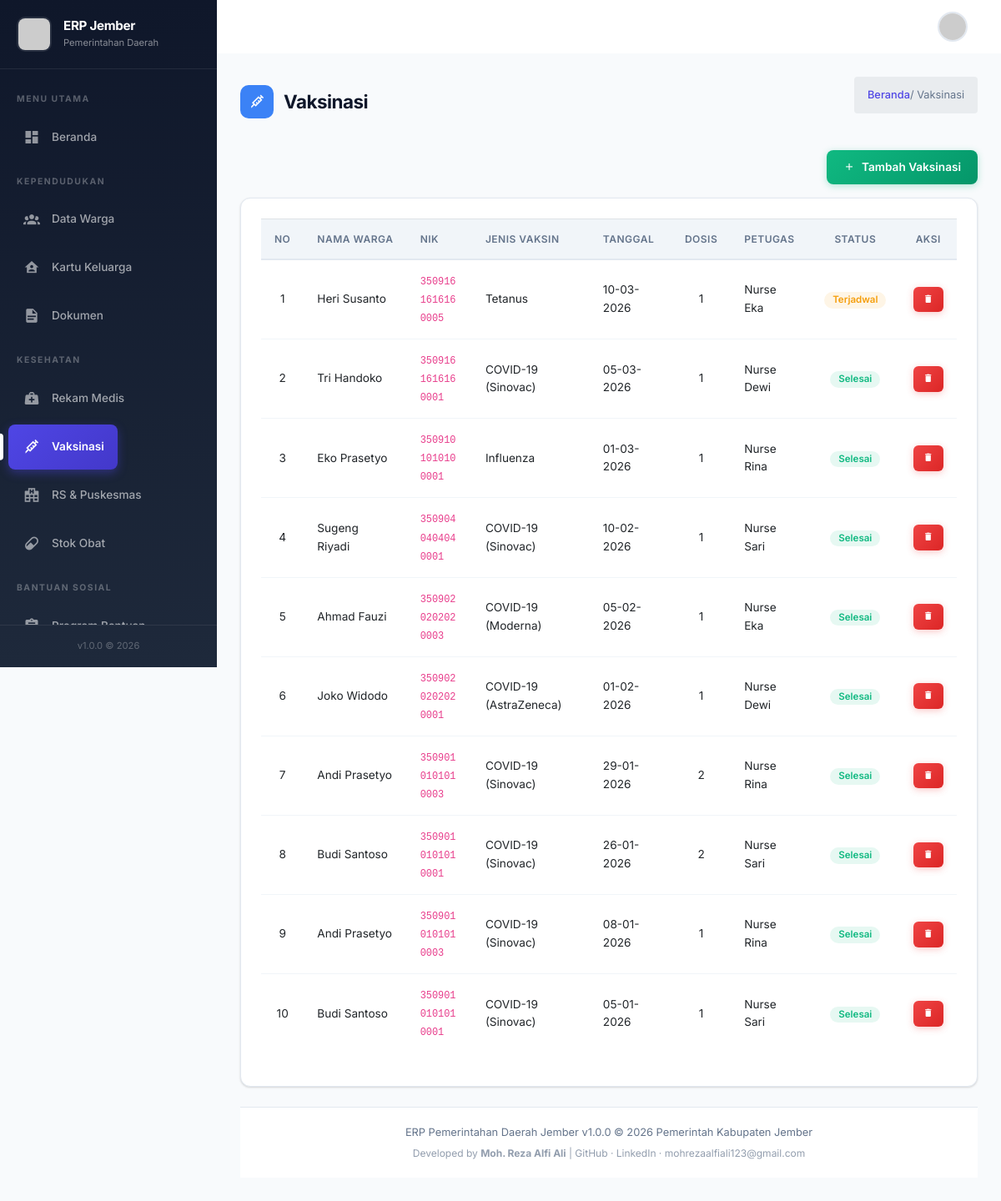
The app's page /modul/kesehatan/vaksinasi.php (signed in) with its own data.
### tables this page shows
CREATE TABLE `tbl_vaksinasi` (
  `id` int(11) NOT NULL,
  `warga_id` int(11) NOT NULL,
  `jenis_vaksin` varchar(50) NOT NULL,
  `tanggal_vaksinasi` date NOT NULL,
  `dosis` int(11) DEFAULT 1,
  `petugas` varchar(100) DEFAULT NULL,
  `lokasi` varchar(100) DEFAULT NULL,
  `reaksi` varchar(255) DEFAULT NULL,
  `status` enum('Terjadwal','Selesai','Batal','Tunda') DEFAULT 'Terjadwal',
  `created_at` timestamp NOT NULL DEFAULT current_timestamp()
);

CREATE TABLE `tbl_warga` (
  `id` int(11) NOT NULL,
  `nik` varchar(16) NOT NULL,
  `nama_lengkap` varchar(100) NOT NULL,
  `tempat_lahir` varchar(100) DEFAULT NULL,
  `tanggal_lahir` date DEFAULT NULL,
  `jenis_kelamin` enum('Laki-laki','Perempuan') NOT NULL,
  `golongan_darah` enum('A','B','AB','O','-') DEFAULT '-',
  `agama` enum('Islam','Kristen','Katolik','Hindu','Buddha','Konghucu') DEFAULT 'Islam',
  `status_kawin` enum('Belum Kawin','Kawin','Cerai Hidup','Cerai Mati') DEFAULT 'Belum Kawin',
  `pekerjaan` varchar(100) DEFAULT NULL,
  `penghasilan` decimal(15,2) DEFAULT 0.00,
  `alamat_lengkap` text DEFAULT NULL,
  `rt` varchar(5) DEFAULT NULL,
  `rw` varchar(5) DEFAULT NULL,
  `desa_id` int(11) DEFAULT NULL,
  `foto` varchar(255) DEFAULT 'default.jpg',
  `status_aktif` tinyint(4) DEFAULT 1,
  `created_at` timestamp NOT NULL DEFAULT current_timestamp(),
  `updated_at` timestamp NOT NULL DEFAULT current_timestamp() ON UPDATE current_timestamp()
);

### includes/functions.php (called while the page is built, shortened)
<?php
function sanitize($data) {
    return htmlspecialchars(trim($data), ENT_QUOTES, 'UTF-8');
}
function formatDate($date, $format = 'd-m-Y') {
    return date($format, strtotime($date));
}
function paginate($total, $perPage, $currentPage) {
    $totalPages = ceil($total / $perPage);
    $currentPage = max(1, min($currentPage, $totalPages));
    $offset = ($currentPage - 1) * $perPage;
    return [
        'total' => $total,
        'per_page' => $perPage,
        'current_page' => $currentPage,
        'total_pages' => $totalPages,
        'offset' => $offset
    ];
}

### modul/kesehatan/vaksinasi.php (the view, shortened to what this page needs)
<?php
require_once '../../includes/auth.php';
$page = max(1, intval($_GET['page'] ?? 1));
$perPage = 10;
$total = $dbh->query("SELECT COUNT(*) FROM tbl_vaksinasi v JOIN tbl_warga w ON w.id = v.warga_id")->fetchColumn();
$pagination = paginate($total, $perPage, $page);
$stmt = $dbh->prepare("
    SELECT v.*, w.nama_lengkap, w.nik
    FROM tbl_vaksinasi v
    JOIN tbl_warga w ON w.id = v.warga_id
    ORDER BY v.tanggal_vaksinasi DESC
    LIMIT :limit OFFSET :offset
");
$stmt->bindValue(':limit', $perPage, PDO::PARAM_INT);
$stmt->bindValue(':offset', $pagination['offset'], PDO::PARAM_INT);
$stmt->execute();
$vaksinList = $stmt->fetchAll();
?>
<!DOCTYPE html>
<html lang="id">
<?php include '../../includes/head.php'; ?>
<body>
    <?php include '../../includes/header.php'; ?>
    <?php include '../../includes/sidebar.php'; ?>
    <div class="app-main">
        <div class="page-header">
            <h3>
                <span class="icon bg-info"><i class="mdi mdi-needle"></i></span>
                Vaksinasi
            </h3>
            <div class="breadcrumb"><a href="../dashboard/index.php">Beranda</a> / Vaksinasi</div>
        </div>
        <div style="display:flex; justify-content:flex-end; margin-bottom:1rem;">
            <button class="btn btn-success" data-toggle="modal" data-target="#modalTambah">
                <i class="mdi mdi-plus"></i> Tambah Vaksinasi
            </button>
        </div>
        <div class="card">
            <div class="card-body">
                <div class="table-responsive">
                    <table class="table">
                        <thead>
                            <tr>
                                <th class="text-center">No</th>
                                <th>Nama Warga</th>
                                <th>NIK</th>
                                <th>Jenis Vaksin</th>
                                <th>Tanggal</th>
                                <th>Dosis</th>
                                <th>Petugas</th>
                                <th class="text-center">Status</th>
                                <th class="text-center">Aksi</th>
                            </tr>
                        </thead>
                        <tbody>
                            <?php $cnt = $pagination['offset'] + 1; foreach ($vaksinList as $row): ?>
                            <tr>
                                <td class="text-center"><?= $cnt++ ?></td>
                                <td><?= sanitize($row->nama_lengkap) ?></td>
                                <td><code><?= sanitize($row->nik) ?></code></td>
                                <td><?= sanitize($row->jenis_vaksin) ?></td>
                                <td><?= formatDate($row->tanggal_vaksinasi) ?></td>
                                <td class="text-center"><?= $row->dosis ?></td>
                                <td><?= sanitize($row->petugas) ?></td>
                                <td class="text-center">
                                    <span class="badge badge-<?= $row->status === 'Selesai' ? 'success' : ($row->status === 'Batal' ? 'danger' : 'warning') ?>">
                                        <?= $row->status ?>
                                    </span>
                                </td>
                                <td class="text-center">
                                    <a href="vaksinasi.php?hapus=<?= $row->id ?>" class="btn btn-danger btn-sm btn-delete"><i class="mdi mdi-delete"></i></a>
                                </td>
                            </tr>
                            <?php endforeach; ?>
                        </tbody>
                    </table>
                </div>
            </div>
        </div>
        <?php include '../../includes/footer.php'; ?>
    </div>
</body>
</html>

### assets/css/style.css (style rules this page uses)
:root { --primary: #4f46e5; --primary-dark: #4338ca; --primary-light: #818cf8; --primary-50: rgba(79,70,229,0.05); --primary-100: rgba(79,70,229,0.1); --success: #10b981; --success-dark: #059669; --warning: #f59e0b; --warning-dark: #d97706; --danger: #ef4444; --danger-dark: #dc2626; --info: #3b82f6; --info-dark: #2563eb; --dark: #0f172a; --dark-secondary: #1e293b; --gray: #64748b; --gray-light: #94a3b8; --gray-100: #f1f5f9; --gray-200: #e2e8f0; --light: #f8fafc; --white: #ffffff; --sidebar-width: 260px; --sidebar-collapsed: 70px; --header-height: 64px; --shadow-xs: 0 1px 2px rgba(0,0,0,0.05); --shadow: 0 1px 3px rgba(0,0,0,0.1), 0 1px 2px rgba(0,0,0,0.06); --shadow-md: 0 4px 6px -1px rgba(0,0,0,0.1), 0 2px 4px -1px rgba(0,0,0,0.06); --shadow-lg: 0 10px 15px -3px rgba(0,0,0,0.1), 0 4px 6px -2px rgba(0,0,0,0.05); --shadow-xl: 0 20px 25px -5px rgba(0,0,0,0.1), 0 10px 10px -5px rgba(0,0,0,0.04); --radius: 8px; --radius-md: 10px; --radius-lg: 12px; --radius-xl: 16px; --transition: all 0.2s cubic-bezier(0.4, 0, 0.2, 1); --transition-slow: all 0.3s cubic-bezier(0.4, 0, 0.2, 1); }
*, *::before, *::after { box-sizing: border-box; margin: 0; padding: 0; }
html { scroll-behavior: smooth; }
body { font-family: 'Inter', 'Segoe UI', system-ui, -apple-system, sans-serif; background: var(--light); color: var(--dark); line-height: 1.6; overflow-x: hidden; -webkit-font-smoothing: antialiased; -moz-osx-font-smoothing: grayscale; }
a { color: var(--primary); text-decoration: none; transition: var(--transition); }
.app-main { margin-left: var(--sidebar-width); margin-top: var(--header-height); min-height: calc(100vh - var(--header-height)); padding: 28px; transition: var(--transition-slow); animation: fadeIn 0.3s ease-out; }
.page-header { margin-bottom: 28px; display: flex; align-items: center; justify-content: space-between; flex-wrap: wrap; gap: 12px; }
.page-header h3 { font-size: 1.4rem; font-weight: 700; margin: 0; display: flex; align-items: center; gap: 12px; letter-spacing: -0.5px; }
.page-header h3 .icon { width: 40px; height: 40px; border-radius: var(--radius-md); display: inline-flex; align-items: center; justify-content: center; color: var(--white); font-size: 1.2rem; flex-shrink: 0; }
.page-header .breadcrumb { font-size: 0.8rem; color: var(--gray); }
.page-header .breadcrumb a { color: var(--primary); font-weight: 500; }
.card { background: var(--white); border-radius: var(--radius-lg); box-shadow: var(--shadow); border: 1px solid var(--gray-200); margin-bottom: 24px; overflow: hidden; transition: var(--transition); }
.card-body { padding: 24px; }
.table-responsive { overflow-x: auto; -webkit-overflow-scrolling: touch; }
.table { width: 100%; border-collapse: collapse; font-size: 0.85rem; }
.table thead th { background: var(--gray-100); border-bottom: 2px solid var(--gray-200); padding: 14px 16px; font-weight: 600; color: var(--gray); font-size: 0.75rem; text-transform: uppercase; letter-spacing: 0.5px; white-space: nowrap; position: sticky; top: 0; }
.table tbody td { padding: 14px 16px; border-bottom: 1px solid var(--gray-100); vertical-align: middle; transition: var(--transition); }
.table tbody tr { transition: var(--transition); }
.table tbody tr:last-child td { border-bottom: none; }
.btn { display: inline-flex; align-items: center; justify-content: center; gap: 8px; padding: 10px 20px; border-radius: var(--radius); font-size: 0.85rem; font-weight: 600; border: none; cursor: pointer; transition: var(--transition); text-decoration: none; white-space: nowrap; position: relative; overflow: hidden; }
.btn-success { background: linear-gradient(135deg, var(--success) 0%, var(--success-dark) 100%); color: var(--white); box-shadow: 0 2px 8px rgba(16,185,129,0.3); }
.btn-danger { background: linear-gradient(135deg, var(--danger) 0%, var(--danger-dark) 100%); color: var(--white); box-shadow: 0 2px 8px rgba(239,68,68,0.3); }
.btn-sm { padding: 6px 12px; font-size: 0.78rem; border-radius: 6px; }
.badge { display: inline-flex; align-items: center; gap: 4px; padding: 4px 10px; border-radius: 20px; font-size: 0.72rem; font-weight: 600; white-space: nowrap; }
.badge-success { background: rgba(16,185,129,0.1); color: var(--success); }
.badge-warning { background: rgba(245,158,11,0.1); color: var(--warning); }
.bg-info { background: var(--info) !important; }
.text-center { text-align: center !important; }

### records on screen
tbl_vaksinasi: warga.nama_lengkap "Heri Susanto", warga.nik "3509161616160005", jenis_vaksin "Tetanus", tanggal_vaksinasi "10-03-2026", dosis "1", petugas "Nurse Eka", status "Terjadwal"
tbl_vaksinasi: warga.nama_lengkap "Tri Handoko", warga.nik "3509161616160001", jenis_vaksin "COVID-19 (Sinovac)", tanggal_vaksinasi "05-03-2026", dosis "1", petugas "Nurse Dewi", status "Selesai"
tbl_vaksinasi: warga.nama_lengkap "Eko Prasetyo", warga.nik "3509101010100001", jenis_vaksin "Influenza", tanggal_vaksinasi "01-03-2026", dosis "1", petugas "Nurse Rina", status "Selesai"
tbl_vaksinasi: warga.nama_lengkap "Sugeng Riyadi", warga.nik "3509040404040001", jenis_vaksin "COVID-19 (Sinovac)", tanggal_vaksinasi "10-02-2026", dosis "1", petugas "Nurse Sari", status "Selesai"
tbl_vaksinasi: warga.nama_lengkap "Ahmad Fauzi", warga.nik "3509020202020003", jenis_vaksin "COVID-19 (Moderna)", tanggal_vaksinasi "05-02-2026", dosis "1", petugas "Nurse Eka", status "Selesai"
tbl_vaksinasi: warga.nama_lengkap "Joko Widodo", warga.nik "3509020202020001", jenis_vaksin "COVID-19 (AstraZeneca)", tanggal_vaksinasi "01-02-2026", dosis "1", petugas "Nurse Dewi", status "Selesai"
tbl_vaksinasi: warga.nama_lengkap "Andi Prasetyo", warga.nik "3509010101010003", jenis_vaksin "COVID-19 (Sinovac)", tanggal_vaksinasi "29-01-2026", dosis "2", petugas "Nurse Rina", status "Selesai"
tbl_vaksinasi: warga.nama_lengkap "Budi Santoso", warga.nik "3509010101010001", jenis_vaksin "COVID-19 (Sinovac)", tanggal_vaksinasi "26-01-2026", dosis "2", petugas "Nurse Sari", status "Selesai"
tbl_vaksinasi: warga.nama_lengkap "Andi Prasetyo", warga.nik "3509010101010003", jenis_vaksin "COVID-19 (Sinovac)", tanggal_vaksinasi "08-01-2026", dosis "1", petugas "Nurse Rina", status "Selesai"
tbl_vaksinasi: warga.nama_lengkap "Budi Santoso", warga.nik "3509010101010001", jenis_vaksin "COVID-19 (Sinovac)", tanggal_vaksinasi "05-01-2026", dosis "1", petugas "Nurse Sari", status "Selesai"

### other values on screen
APP_VERSION "1.0.0"
APP_NAME "ERP Pemerintahan Daerah Jember"
